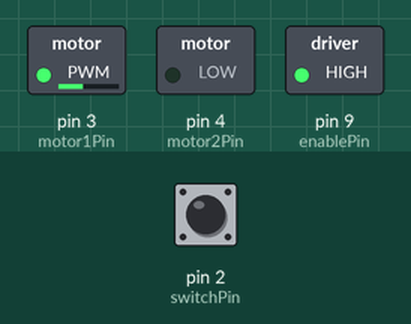
Simulated run of this sketch. Board: Arduino Uno, built with avr-gcc and run on an emulated ATmega328P. Parts: switched loads named in the sketch (green lamp = pin HIGH). Inputs (shaded band) come from the test bench; at power-on: pin 2 (switchPin) LOW.

Above: at 1.2 s.
1.3 s: pin 2 (switchPin) pulled HIGH for 0.15 s
At 1.37 s:
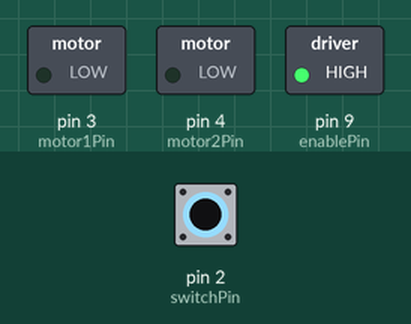
2.9 s: pin 2 (switchPin) pulled HIGH for 3.2 s
At 7.1 s:
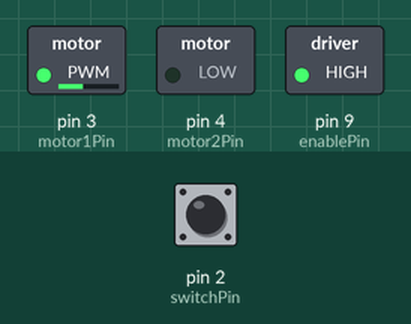
Timing chart, 0 to 8.6 s (numbered marks = the images above; inputs shaded):
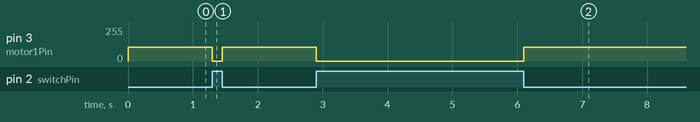

Measured:
- after the input at 1.3 s, pin 3 (motor1Pin): 104/255 → 0/255 at once, → 104/255 0.15 s later
- after the input at 2.9 s, pin 3 (motor1Pin): 104/255 → 0/255 at once, → 104/255 3.2 s later

The sketch:

lab_5_dcmotorAnalog.ino
```cpp
const int switchPin = 2;    // switch input
const int motor1Pin = 3;    // H-bridge leg 1 (pin 2, 1A)
const int motor2Pin = 4;    // H-bridge leg 2 (pin 7, 2A)
const int enablePin = 9;    // H-bridge enable pin

void setup() {
  // put your setup code here, to run once:
  pinMode(switchPin, INPUT);
  pinMode(motor1Pin, OUTPUT);
  pinMode(motor2Pin, OUTPUT);
  pinMode(enablePin, OUTPUT);
  digitalWrite(enablePin, HIGH);
}

void loop() {
  int enablePinVal=digitalRead(switchPin);
  if(enablePinVal==HIGH){
    digitalWrite(motor1Pin, LOW);
    analogWrite(motor2Pin, 104);
  }else{
    analogWrite(motor1Pin, 104);
    digitalWrite(motor2Pin, LOW);
  }

}
```
